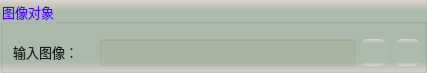
      <widget class="QGroupBox" name="groupCamera">
       <property name="geometry">
        <rect>
         <x>9</x>
         <y>14</y>
         <width>427</width>
         <height>73</height>
        </rect>
       </property>
       <property name="font">
        <font>
         <family>微软雅黑</family>
         <pointsize>10</pointsize>
        </font>
       </property>
       <property name="styleSheet">
        <string notr="true">background-color: qlineargradient(x1:0, y1:0, x2:0, y2:1, stop:0 #dfd5cf, stop: 0.15 #acbbac, stop: 0.85 #acbbac,stop:1 #dfd5cf);
color: rgb(85, 0, 255);</string>
       </property>
       <property name="title">
        <string>图像对象</string>
       </property>
       <widget class="QLabel" name="label_4">
        <property name="geometry">
         <rect>
          <x>13</x>
          <y>42</y>
          <width>79</width>
          <height>19</height>
         </rect>
        </property>
        <property name="font">
         <font>
          <family>微软雅黑</family>
          <pointsize>10</pointsize>
         </font>
        </property>
        <property name="styleSheet">
         <string notr="true">color: rgb(30, 30, 30);
background: transparent;</string>
        </property>
        <property name="text">
         <string>输入图像：</string>
        </property>
       </widget>
       <widget class="QLineEdit" name="txtLinkImage">
        <property name="geometry">
         <rect>
          <x>100</x>
          <y>39</y>
          <width>255</width>
          <height>27</height>
         </rect>
        </property>
        <property name="font">
         <font>
          <family>微软雅黑</family>
          <pointsize>10</pointsize>
         </font>
        </property>
        <property name="styleSheet">
         <string notr="true">color: rgb(0, 0, 200);
background-color: rgba(170, 170, 127,50);</string>
        </property>
        <property name="alignment">
         <set>Qt::AlignCenter</set>
        </property>
        <property name="readOnly">
         <bool>true</bool>
        </property>
       </widget>
       <widget class="QPushButton" name="btnLinkImage">
        <property name="geometry">
         <rect>
          <x>360</x>
          <y>39</y>
          <width>27</width>
          <height>27</height>
         </rect>
        </property>
        <property name="toolTip">
         <string>链接图像</string>
        </property>
        <property name="styleSheet">
         <string notr="true">QWidget{ border:none;border-radius: 8px;padding: 2px 4px;}
QPushButton:hover{ background-color: rgba(85, 150, 127, 100);}
QPushButton:pressed{background-color: rgba(85, 180, 127, 160);}</string>
        </property>
        <property name="text">
         <string/>
        </property>
        <property name="icon">
         <iconset resource="sub_res.qrc">
          <normaloff>:/resource/link.png</normaloff>:/resource/link.png</iconset>
        </property>
        <property name="iconSize">
         <size>
          <width>27</width>
          <height>27</height>
         </size>
        </property>
       </widget>
       <widget class="QPushButton" name="btnDelLinkImage">
        <property name="geometry">
         <rect>
          <x>394</x>
          <y>39</y>
          <width>27</width>
          <height>27</height>
         </rect>
        </property>
        <property name="toolTip">
         <string>删除图像链接</string>
        </property>
        <property name="styleSheet">
         <string notr="true">QWidget{ border:none;border-radius: 8px;padding: 2px 4px;}
QPushButton:hover{ background-color: rgba(226, 142, 162, 100);}
QPushButton:pressed{background-color: rgba(226, 172, 162, 200);}</string>
        </property>
        <property name="text">
         <string/>
        </property>
        <property name="icon">
         <iconset resource="sub_res.qrc">
          <normaloff>:/resource/del_link.png</normaloff>:/resource/del_link.png</iconset>
        </property>
        <property name="iconSize">
         <size>
          <width>27</width>
          <height>27</height>
         </size>
        </property>
       </widget>
      </widget>
